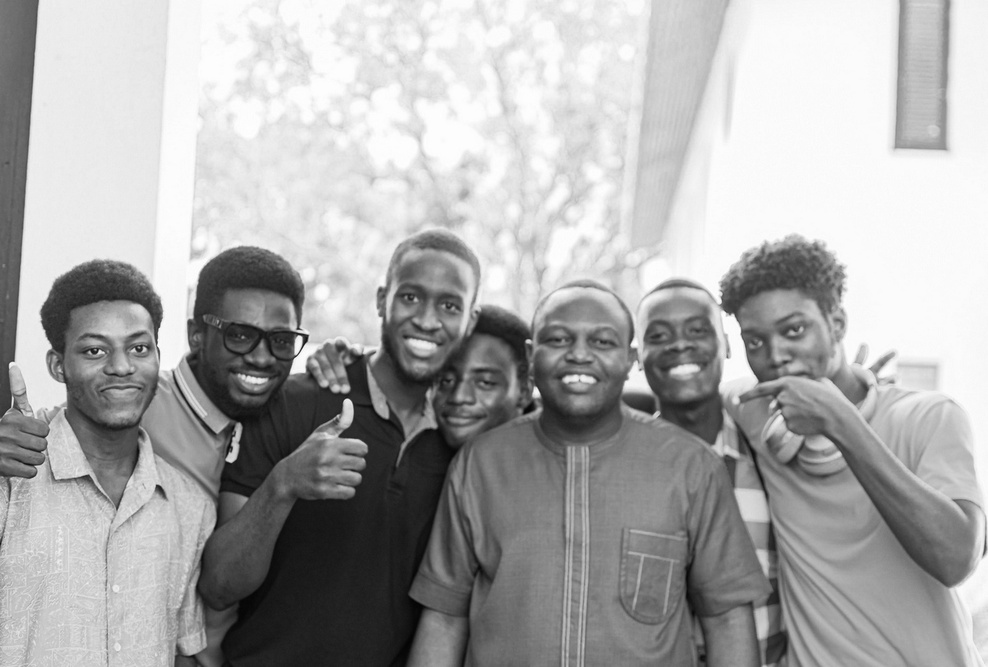
#> input picture OriginalImage.jpg, 988 x 667 px, shrunk from 1600 x 1080 before the run
$ python ChannelConverter.py
#> lines starting #> are read from the running program, lines starting #| are printed output that depends on the picture
from PIL import Image
import numpy as np

def convert_to_8_channels(image_path):
    # Open the grayscale image
#> called with image_path = 'OriginalImage.jpg'
    original_image = Image.open(image_path)
#> original_image is the input picture: PIL image 988x667 RGB; min 2, max 255, mean 170.1

    # Convert the image to a numpy array
    image_array = np.array(original_image)

    # Normalize pixel values from 0 to 255 to 0 to 7
    image_array = np.floor_divide(image_array, 2)
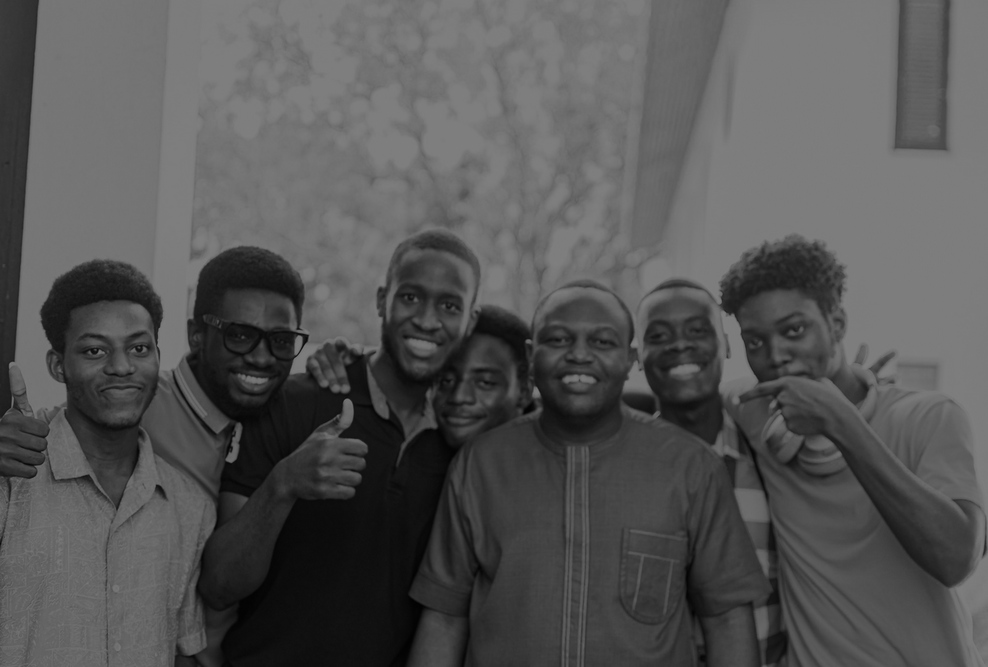
#> image_array: shape (667, 988, 3); min 1, max 127, mean 84.8

    # Create an image from the numpy array with 8 channels
    eight_channel_image = Image.fromarray(image_array.astype('uint8'))

    return eight_channel_image

def main():
    # Input grayscale image path
    input_image_path = "OriginalImage.jpg"

    # Convert the image to 8 channels
    eight_channel_image = convert_to_8_channels(input_image_path)

    # Save the resulting image
    output_image_path = "EightChannelImage.jpg"
    eight_channel_image.save(output_image_path)

    print("Image converted to 8 channels and saved as 'EightChannelImage.jpg'.")

if __name__ == "__main__":
    main()
